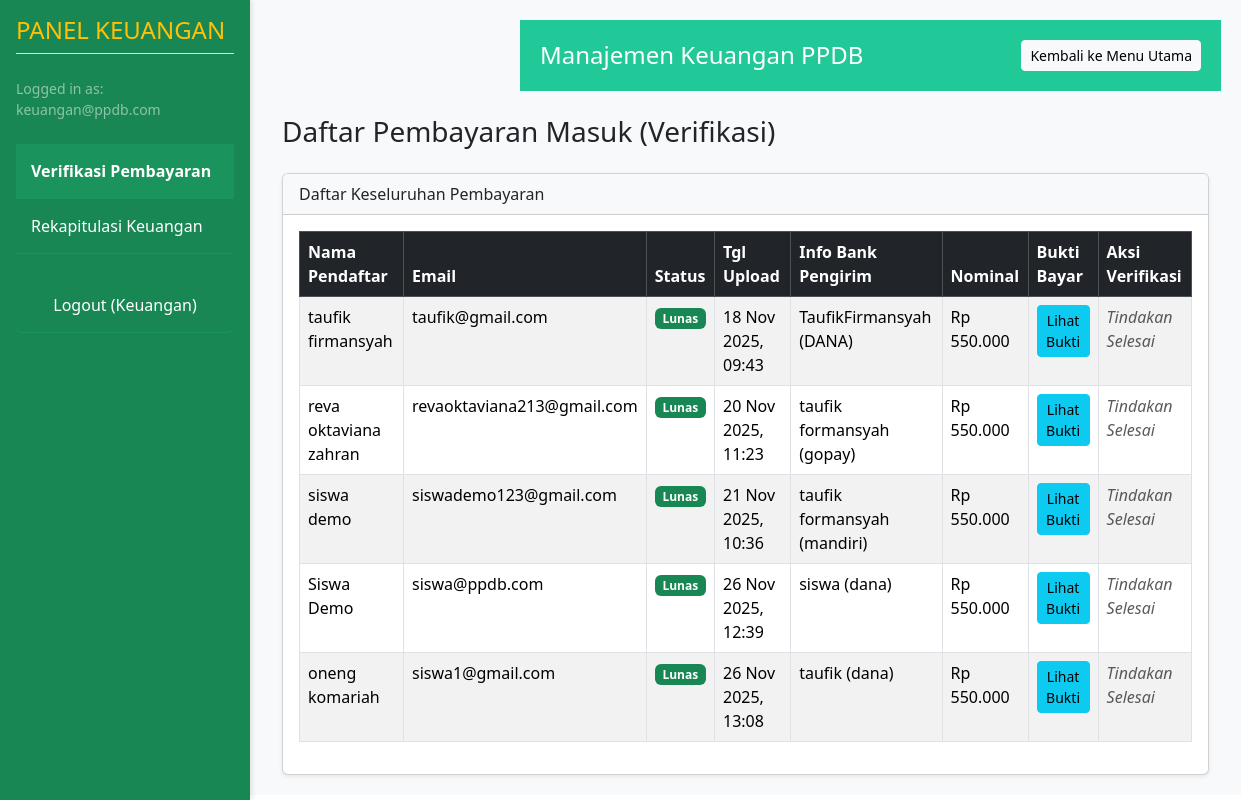
Page /keuangan/verifikasi.php (signed in) on the committed database.
### tables this page shows
CREATE TABLE `pembayaran` (
  `id` bigint(20) NOT NULL,
  `pendaftar_id` bigint(20) DEFAULT NULL,
  `nominal` decimal(12,2) DEFAULT NULL,
  `nama_pengirim` varchar(100) DEFAULT NULL,
  `bank_pengirim` varchar(50) DEFAULT NULL,
  `url_bukti_transfer` varchar(255) DEFAULT NULL,
  `tgl_upload` datetime DEFAULT NULL,
  `status` enum('Pending','Lunas','Ditolak') DEFAULT 'Pending',
  `verifikator_id` int(11) DEFAULT NULL,
  `tgl_verifikasi` datetime DEFAULT NULL,
  `catatan_verifikasi` text DEFAULT NULL
);

CREATE TABLE `pendaftar_data_siswa` (
  `pendaftar_id` bigint(20) NOT NULL,
  `nama_lengkap` varchar(120) DEFAULT NULL,
  `nis` varchar(20) DEFAULT NULL,
  `no_handphone` varchar(20) DEFAULT NULL,
  `email` varchar(120) DEFAULT NULL,
  `wilayah_asal_id` int(11) DEFAULT NULL
);

CREATE TABLE `pengguna` (
  `id` int(11) NOT NULL,
  `nama` varchar(100) DEFAULT NULL,
  `email` varchar(120) DEFAULT NULL,
  `hp` varchar(20) DEFAULT NULL,
  `password_hash` varchar(255) DEFAULT NULL,
  `role` enum('pendaftar','admin','keuangan','kepsek','panitia') NOT NULL,
  `aktif` tinyint(4) NOT NULL DEFAULT 1
);

### keuangan/verifikasi.php (the view, shortened to what this page needs)
<?php
include('../includes/keuangan_header.php');
$list_pembayaran = [];
$sql = "SELECT
            p.id as pembayaran_id,
            p.pendaftar_id,
            p.status,
            p.tgl_upload,
            p.nama_pengirim,
            p.bank_pengirim,
            p.nominal,
            p.url_bukti_transfer,
            pds.nama_lengkap,
            peng.email
        FROM pembayaran p
        JOIN pendaftar pft ON p.pendaftar_id = pft.id
        JOIN pendaftar_data_siswa pds ON pft.id = pds.pendaftar_id
        JOIN pengguna peng ON pft.user_id = peng.id
        ORDER BY
            CASE WHEN p.status = 'Pending' THEN 1 ELSE 2 END,
            p.tgl_upload ASC";
$result = $conn->query($sql);
if ($result->num_rows > 0) {
    while($row = $result->fetch_assoc()) {
        $list_pembayaran[] = $row;
    }
}
?>
<h3 class="mb-4">Daftar Pembayaran Masuk (Verifikasi)</h3>
<div class="card shadow-sm">
    <div class="card-header bg-light">
        Daftar Keseluruhan Pembayaran
    </div>
    <div class="card-body">
        <div class="table-responsive">
            <table class="table table-striped table-bordered table-hover">
                <thead class="table-dark">
                    <tr>
                        <th>Nama Pendaftar</th>
                        <th>Email</th>
                        <th>Status</th>
                        <th>Tgl Upload</th>
                        <th>Info Bank Pengirim</th>
                        <th>Nominal</th>
                        <th>Bukti Bayar</th>
                        <th>Aksi Verifikasi</th>
                    </tr>
                </thead>
                <tbody>
                    <?php if (empty($list_pembayaran)): ?>
                        <tr>
                            <td colspan="8" class="text-center">Belum ada data pembayaran masuk.</td>
                        </tr>
                    <?php else: ?>
                        <?php foreach ($list_pembayaran as $data) : ?>
                            <tr>
                                <td><?php echo htmlspecialchars($data['nama_lengkap']); ?></td>
                                <td><?php echo htmlspecialchars($data['email']); ?></td>
                                <td>
                                    <?php
                                    $badge_class = 'bg-secondary';
                                    if ($data['status'] == 'Lunas') $badge_class = 'bg-success';
                                    ?>
                                    <span class="badge <?php echo $badge_class; ?>"><?php echo htmlspecialchars($data['status']); ?></span>
                                </td>
                                <td><?php echo date('d M Y, H:i', strtotime($data['tgl_upload'])); ?></td>
                                <td><?php echo htmlspecialchars($data['nama_pengirim']); ?> (<?php echo htmlspecialchars($data['bank_pengirim']); ?>)</td>
                                <td>Rp <?php echo number_format($data['nominal'], 0, ',', '.'); ?></td>
                                <td>
                                    <a href="<?php echo htmlspecialchars($data['url_bukti_transfer']); ?>" class="btn btn-sm btn-info" target="_blank">Lihat Bukti</a>
                                </td>
                                <td>
                                    <?php if ($data['status'] == 'Pending') : ?>
                                        <form method="POST" class="d-inline">
                                            <input type="hidden" name="pembayaran_id" value="<?php echo $data['pembayaran_id']; ?>">
                                            <input type="hidden" name="pendaftar_id" value="<?php echo $data['pendaftar_id']; ?>">
                                            <input type="hidden" name="catatan" value="Diverifikasi Lunas">
                                            <button type="submit" name="action" value="verifikasi_lunas" class="btn btn-sm btn-success">Verifikasi (Lunas)</button>
                                        </form>
                                        <form method="POST" class="d-inline mt-1">
                                            <input type="hidden" name="pembayaran_id" value="<?php echo $data['pembayaran_id']; ?>">
                                            <input type="hidden" name="pendaftar_id" value="<?php echo $data['pendaftar_id']; ?>">
                                            <input type="hidden" name="catatan" value="Bukti transfer tidak valid">
                                            <button type="submit" name="action" value="tolak_bayar" class="btn btn-sm btn-danger">Tolak</button>
                                        </form>
                                    <?php else : ?>
                                        <span class="text-muted fst-italic">Tindakan Selesai</span>
                                    <?php endif; ?>
                                </td>
                            </tr>
                        <?php endforeach; ?>
                    <?php endif; ?>
                </tbody>
            </table>
        </div>
    </div>
</div>
<?php
include('../includes/keuangan_footer.php');
?>

### rows in the picture
pembayaran: pendaftar_data_siswa.nama_lengkap "taufik firmansyah", pengguna.email "taufik@gmail.com", status "Lunas", tgl_upload "18 Nov 2025, 09:43", nama_pengirim "TaufikFirmansyah", bank_pengirim "DANA", nominal "550.000", shows "Tindakan Selesai"
pembayaran: pendaftar_data_siswa.nama_lengkap "reva oktaviana zahran", pengguna.email "revaoktaviana213@gmail.com", status "Lunas", tgl_upload "20 Nov 2025, 11:23", nama_pengirim "taufik formansyah", bank_pengirim "gopay", nominal "550.000", shows "Tindakan Selesai"
pembayaran: pendaftar_data_siswa.nama_lengkap "siswa demo", pengguna.email "siswademo123@gmail.com", status "Lunas", tgl_upload "21 Nov 2025, 10:36", nama_pengirim "taufik formansyah", bank_pengirim "mandiri", nominal "550.000", shows "Tindakan Selesai"
pembayaran: pendaftar_data_siswa.nama_lengkap "Siswa Demo", pengguna.email "siswa@ppdb.com", status "Lunas", tgl_upload "26 Nov 2025, 12:39", nama_pengirim "siswa", bank_pengirim "dana", nominal "550.000", shows "Tindakan Selesai"
pembayaran: pendaftar_data_siswa.nama_lengkap "oneng komariah", pengguna.email "siswa1@gmail.com", status "Lunas", tgl_upload "26 Nov 2025, 13:08", nama_pengirim "taufik", bank_pengirim "dana", nominal "550.000", shows "Tindakan Selesai"

### other values in the picture
$display_username "keuangan@ppdb.com"
